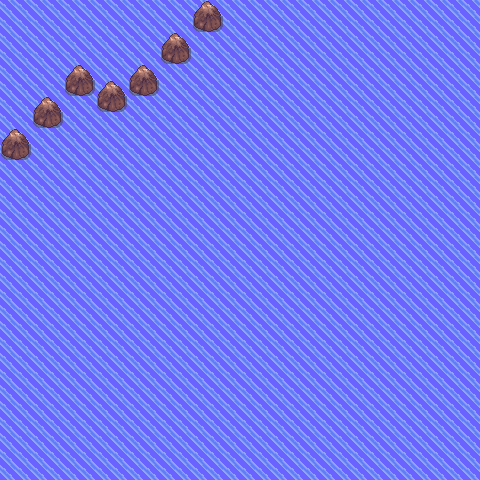

Below is a game level as drawn by its tile map, then a one-line description and the .tmx that defines it (tile-layer data replaced by summaries):
An orthogonal 30x30 tile map with 16x16 px tiles, 13 tile layers (Walkable, other, Dirt, Grass, ...), 7 tilesets and 2 objects (border-left, border-top).

<map version="1.0" orientation="orthogonal" width="30" height="30" tilewidth="16" tileheight="16">
 <tileset firstgid="1" source="../../../tileset/terra.tsx" />
 <tileset firstgid="1025" source="../../../tileset/wood.tsx" />
 <tileset firstgid="2049" source="../../../tileset/rename.tsx" />
 <tileset firstgid="3073" source="../../../tileset/building-town.tsx" />
 <tileset firstgid="4097" source="../../../tileset/building-small.tsx" />
 <tileset firstgid="5121" source="../../../tileset/invisible.tsx" />
 <tileset firstgid="5137" source="../../../tileset/animation.tsx" />
 <layer name="Walkable" width="30" height="30" opacity="0.9">
  <data>[900 cells, 900 non-empty, 2 distinct tile ids]</data>
 </layer>
 <layer name="other" width="30" height="30">
  <data>[900 cells, 1 non-empty, 1 distinct tile ids]</data>
 </layer>
 <layer name="Dirt" width="30" height="30">
  <data>[900 cells, 0 non-empty, 0 distinct tile ids]</data>
 </layer>
 <layer name="Grass" width="30" height="30">
  <data>[900 cells, 0 non-empty, 0 distinct tile ids]</data>
 </layer>
 <layer name="LedgesRight" width="30" height="30">
  <data>[900 cells, 0 non-empty, 0 distinct tile ids]</data>
 </layer>
 <layer name="LedgesLeft" width="30" height="30">
  <data>[900 cells, 0 non-empty, 0 distinct tile ids]</data>
 </layer>
 <layer name="LedgesBottom" width="30" height="30">
  <data>[900 cells, 0 non-empty, 0 distinct tile ids]</data>
 </layer>
 <layer name="LedgesTop" width="30" height="30">
  <data>[900 cells, 0 non-empty, 0 distinct tile ids]</data>
 </layer>
 <layer name="Water" width="30" height="30">
  <data>[900 cells, 900 non-empty, 1 distinct tile ids]</data>
 </layer>
 <layer name="other" width="30" height="30">
  <data>[900 cells, 0 non-empty, 0 distinct tile ids]</data>
 </layer>
 <layer name="Collisions" width="30" height="30">
  <data>[900 cells, 28 non-empty, 4 distinct tile ids]</data>
 </layer>
 <layer name="WalkBehind" width="30" height="30">
  <data>[900 cells, 0 non-empty, 0 distinct tile ids]</data>
 </layer>
 <layer name="other" width="30" height="30">
  <data>[900 cells, 0 non-empty, 0 distinct tile ids]</data>
 </layer>
 <objectgroup name="Moving" width="30" height="30">
  <object name="border" type="border-left" gid="5124" x="0" y="256">
   <properties>
    <property name="map" value="3.2" />
   </properties>
  </object>
  <object name="border" type="border-top" gid="5124" x="240" y="16">
   <properties>
    <property name="map" value="4.3" />
   </properties>
  </object>
 </objectgroup>
 <objectgroup name="object" width="30" height="30" />
</map>
